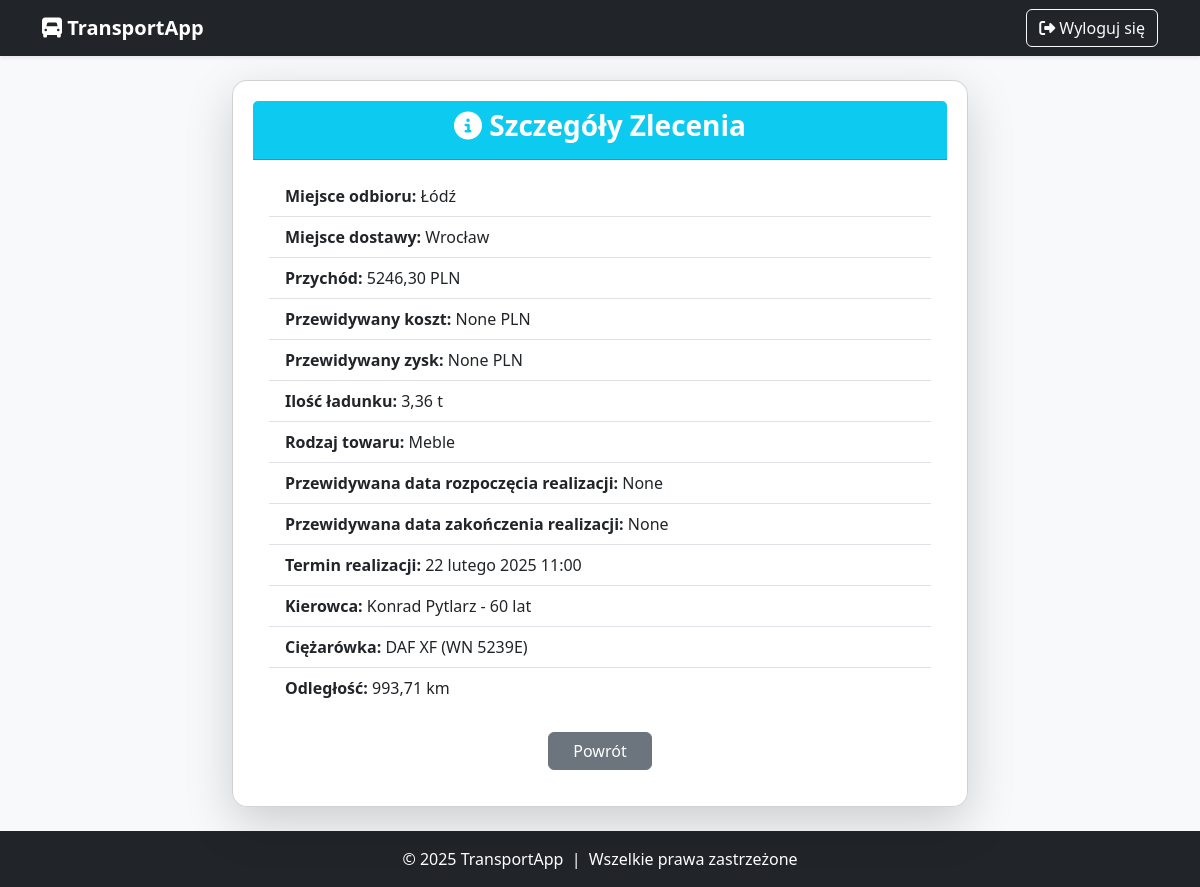
The app's page /users/zlecenia/11125/szczegoly/ (signed in) with its own data.
### users/models.py (models this page shows, shortened)
class Zlecenie(models.Model):
    STATUS_CHOICES = [
        ("nie_rozpoczete", "Nie rozpoczęte"),
        ("w_realizacji", "W realizacji"),
        ("zamkniete", "Zamknięte"),
    ]
    id_zlec = models.AutoField(primary_key=True)
    miejsce_odb = models.CharField(max_length=255, verbose_name="Miejsce odbioru")
    miejsce_dost = models.CharField(max_length=255, verbose_name="Miejsce dostawy")
    przychod = models.DecimalField(max_digits=10, decimal_places=2, verbose_name="Przychód (PLN)")
    ilosc_ladunku = models.FloatField(verbose_name="Ilość ładunku (tony)")
    towar = models.CharField(max_length=255, verbose_name="Rodzaj towaru")
    data_otrzymania = models.DateField(verbose_name="Data otrzymania zlecenia")
    termin_realizacji = models.DateTimeField(null=True, blank=True, verbose_name="Termin realizacji")
    kierowca = models.ForeignKey('users.Kierowca', on_delete=models.SET_NULL, null=True, blank=True, verbose_name="Przypisany kierowca")
    ciezarowka = models.ForeignKey('users.Ciezarowka', on_delete=models.SET_NULL, null=True, blank=True, verbose_name="Przypisana ciężarówka")
    status = models.CharField(max_length=15, choices=STATUS_CHOICES, default="nie_rozpoczete", verbose_name="Status zlecenia")
    odleglosc_km = models.DecimalField(max_digits=8, decimal_places=2, null=True, blank=True)
    przewidywana_data_rozpoczecia = models.DateTimeField(null=True, blank=True)
    przewidywany_czas_realizacji = models.DurationField(null=True, blank=True)
    przewidywana_data_zakonczenia = models.DateTimeField(null=True, blank=True)
    przewidywany_koszt = models.DecimalField(max_digits=10, decimal_places=2, null=True, blank=True)
    rzeczywista_data_rozpoczecia = models.DateTimeField(null=True, blank=True,
                                                        verbose_name="Rzeczywista data rozpoczęcia")
    rzeczywista_data_zakonczenia = models.DateTimeField(null=True, blank=True,
                                                        verbose_name="Rzeczywista data zakończenia")
    rzeczywiste_przejechane_km = models.DecimalField(max_digits=8, decimal_places=2, null=True, blank=True,
                                                     verbose_name="Rzeczywiste przejechane km")
    rzeczywiste_spalone_litry = models.DecimalField(max_digits=8, decimal_places=2, null=True, blank=True,
                                                    verbose_name="Rzeczywiste spalone litry paliwa")
    rzeczywisty_koszt = models.DecimalField(max_digits=10, decimal_places=2, null=True, blank=True)
    zysk = models.DecimalField(max_digits=10, decimal_places=2, null=True, blank=True)

class Kierowca(models.Model):
    kier_id = models.AutoField(primary_key=True)
    kier_imie = models.CharField(max_length=100, verbose_name="Imię")
    kier_nazwisko = models.CharField(max_length=100, verbose_name="Nazwisko")
    data_urodzenia = models.DateField(verbose_name="Data urodzenia")
    kier_adres = models.TextField(verbose_name="Adres")
    kier_telefon = models.CharField(max_length=15, verbose_name="Telefon")
    kier_email = models.EmailField(verbose_name="Email")
    kier_lata_dosw = models.IntegerField(verbose_name="Lata doświadczenia")
    kier_przejech_km = models.IntegerField(verbose_name="Przejechane km")
    kier_liczba_wykroczen = models.IntegerField(verbose_name="Liczba wykroczeń")
    stawka_za_km = models.DecimalField(max_digits=6, decimal_places=2, verbose_name="Stawka za km (PLN)", default=1.50)
    def oblicz_wiek(self):
        today = date.today()
        return today.year - self.data_urodzenia.year - ((today.month, today.day) < (self.data_urodzenia.month, self.data_urodzenia.day))
    def __str__(self):
        return f"{self.kier_imie} {self.kier_nazwisko} - {self.oblicz_wiek()} lat"

class Ciezarowka(models.Model):
    ciez_id = models.AutoField(primary_key=True)
    ciez_marka = models.CharField(max_length=50, verbose_name="Marka")
    ciez_model = models.CharField(max_length=50, verbose_name="Model")
    ciez_moc = models.IntegerField(
        verbose_name="Moc (KM)",
        validators=[MinValueValidator(0, message="Moc nie może być ujemna.")]
    )
    ciez_nr_rejestr = models.CharField(
        max_length=15,
        verbose_name="Numer rejestracyjny",
        validators=[RegexValidator(
            regex=r'^[A-Z0-9]{2,3}\s?[A-Z0-9]{4,6}$',
            message="Podaj poprawny numer rejestracyjny."
        )]
    )
    ciez_przebieg = models.IntegerField(
        verbose_name="Przebieg (km)",
        validators=[MinValueValidator(0, message="Przebieg nie może być ujemny.")]
    )
    ciez_rok_prod = models.IntegerField(
        verbose_name="Rok produkcji",
        validators=[
            MinValueValidator(0, message="Rok produkcji nie może być mniejszy od 0."),
            MaxValueValidator(date.today().year, message=f"Rok produkcji nie może być większy niż {date.today().year}.")
        ]
    )
    ciez_data_zakupu = models.DateField(verbose_name="Data zakupu")
    ciez_data_serwisu = models.DateField(verbose_name="Data ostatniego serwisu")
    ciez_masa_wlasna = models.DecimalField(
        max_digits=7, decimal_places=2,
        verbose_name="Masa własna (t)",
        validators=[MinValueValidator(0.01, message="Masa własna musi być większa od 0.")]
    )
    ciez_masa_ladunku = models.DecimalField(
        max_digits=7, decimal_places=2,
        verbose_name="Masa ładunku (t)",
        validators=[MinValueValidator(0.01, message="Masa ładunku musi być większa od 0.")]
    )
    ciez_dop_masa_calk = models.DecimalField(
        max_digits=7, decimal_places=2,
        verbose_name="Dopuszczalna masa całkowita (t)",
        validators=[MinValueValidator(0.01, message="Dopuszczalna masa całkowita musi być większa od 0.")]
    )
    ciez_spalanie_na_100km = models.DecimalField(
        max_digits=5, decimal_places=2,
        verbose_name="Spalanie na 100 km (l)",
        validators=[MinValueValidator(0, message="Spalanie nie może być mniejsze niż 0.")]
    )
    ciez_paliwo_litry = models.FloatField(
        verbose_name="Stan paliwa (l)",
        validators=[MinValueValidator(0)],
        null=True,
        blank=True
    )
    ciez_bak_max = models.FloatField(
        verbose_name="Pojemność baku (l)",
        validators=[MinValueValidator(1)],
        null=True,
        blank=True
    )
    def __str__(self):
        return f"{self.ciez_marka} {self.ciez_model} ({self.ciez_nr_rejestr})"

### users/views/zlecenie_views.py (the view)
# urls.py: path('zlecenia/<int:id_zlec>/szczegoly/', szczegoly_zlecenia, name='szczegoly_zlecenia'),
@login_required
def szczegoly_zlecenia(request, id_zlec):
    zlecenie = get_object_or_404(Zlecenie, id_zlec=id_zlec)
    error_message = None
    przewidywany_zysk = None
    if zlecenie.przewidywany_koszt is not None:
        przewidywany_zysk = zlecenie.przychod - zlecenie.przewidywany_koszt
    context = {
        'zlecenie': zlecenie,
        "przewidywany_zysk": przewidywany_zysk,
        'error_message': error_message,
    }
    return render(request, 'users/zlecenia/szczegoly_zlecenia.html', context)

### users/templates/users/zlecenia/szczegoly_zlecenia.html (shortened to what this page needs)
{% extends 'base.html' %}
{% block content %}
<div class="row justify-content-center">
    <div class="col-md-10 col-lg-8">
        <div class="card shadow-lg">
            <div class="card-header bg-info text-white text-center">
                <h3 class="fw-bold"><i class="fa-solid fa-info-circle"></i> Szczegóły Zlecenia</h3>
            </div>
            <div class="card-body">
                <ul class="list-group list-group-flush">
                    <li class="list-group-item"><strong>Miejsce odbioru:</strong> {{ zlecenie.miejsce_odb }}</li>
                    <li class="list-group-item"><strong>Miejsce dostawy:</strong> {{ zlecenie.miejsce_dost }}</li>
                    <li class="list-group-item"><strong>Przychód:</strong> {{ zlecenie.przychod }} PLN</li>
                    <li class="list-group-item"><strong>Przewidywany koszt:</strong> {{ zlecenie.przewidywany_koszt }} PLN</li>
                    <li class="list-group-item"><strong>Przewidywany zysk:</strong> {{ przewidywany_zysk }} PLN</li>
                    <li class="list-group-item"><strong>Ilość ładunku:</strong> {{ zlecenie.ilosc_ladunku }} t</li>
                    <li class="list-group-item"><strong>Rodzaj towaru:</strong> {{ zlecenie.towar }}</li>
                    <li class="list-group-item"><strong>Przewidywana data rozpoczęcia realizacji:</strong> {{ zlecenie.przewidywana_data_rozpoczecia }}</li>
                    <li class="list-group-item"><strong>Przewidywana data zakończenia realizacji:</strong> {{ zlecenie.przewidywana_data_zakonczenia }}</li>
                    <li class="list-group-item"><strong>Termin realizacji:</strong> {{ zlecenie.termin_realizacji }}</li>
                    <li class="list-group-item"><strong>Kierowca:</strong> {{ zlecenie.kierowca|default:"Brak" }}</li>
                    <li class="list-group-item"><strong>Ciężarówka:</strong> {{ zlecenie.ciezarowka|default:"Brak" }}</li>
                    <li class="list-group-item"><strong>Odległość:</strong>
                        {% if zlecenie.odleglosc_km %}
                            {{ zlecenie.odleglosc_km }} km
                        {% elif error_message %}
                            <span class="text-danger">{{ error_message }}</span>
                        {% else %}
                            Brak danych
                        {% endif %}
                    </li>
                </ul>
                <div class="mt-4 text-center">
                    <a href="{% url 'zarzadzaj_zleceniami' %}" class="btn btn-secondary px-4">Powrót</a>
                </div>
            </div>
        </div>
    </div>
</div>
{% endblock %}

### records on screen
Zlecenie: miejsce_odb "Łódź", miejsce_dost "Wrocław", przychod "5246,30", przewidywany_koszt "None", ilosc_ladunku "3,36", towar "Meble", przewidywana_data_rozpoczecia "None", przewidywana_data_zakonczenia "None", termin_realizacji "22 lutego 2025 11:00", kierowca "Konrad Pytlarz - 60 lat", ciezarowka "DAF XF (WN 5239E)", odleglosc_km "993,71"

### other values on screen
{{ przewidywany_zysk }} "None"
